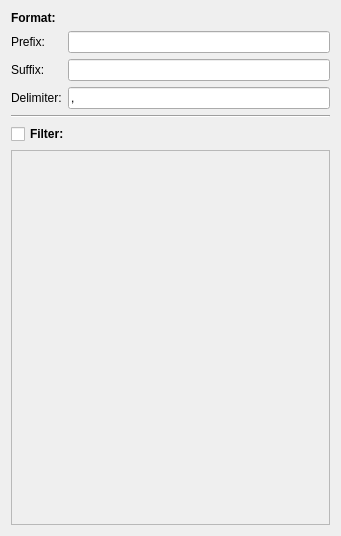
<?xml version="1.0" encoding="UTF-8"?>
<ui version="4.0">
 <class>tab_dataformat</class>
 <widget class="QWidget" name="tab_dataformat">
  <property name="geometry">
   <rect>
    <x>0</x>
    <y>0</y>
    <width>341</width>
    <height>536</height>
   </rect>
  </property>
  <property name="windowTitle">
   <string>Form</string>
  </property>
  <layout class="QFormLayout" name="formLayout">
   <item row="0" column="0" colspan="2">
    <widget class="QLabel" name="label_1">
     <property name="sizePolicy">
      <sizepolicy hsizetype="Preferred" vsizetype="Preferred">
       <horstretch>0</horstretch>
       <verstretch>0</verstretch>
      </sizepolicy>
     </property>
     <property name="font">
      <font>
       <weight>75</weight>
       <bold>true</bold>
      </font>
     </property>
     <property name="text">
      <string>Format:</string>
     </property>
    </widget>
   </item>
   <item row="1" column="0">
    <widget class="QLabel" name="label_2">
     <property name="text">
      <string>Prefix:</string>
     </property>
    </widget>
   </item>
   <item row="1" column="1">
    <widget class="QLineEdit" name="input_prefix">
     <property name="text">
      <string/>
     </property>
    </widget>
   </item>
   <item row="2" column="0">
    <widget class="QLabel" name="label_3">
     <property name="text">
      <string>Suffix:</string>
     </property>
    </widget>
   </item>
   <item row="2" column="1">
    <widget class="QLineEdit" name="input_suffix">
     <property name="text">
      <string/>
     </property>
    </widget>
   </item>
   <item row="3" column="0">
    <widget class="QLabel" name="label_4">
     <property name="text">
      <string>Delimiter:</string>
     </property>
    </widget>
   </item>
   <item row="3" column="1">
    <widget class="QLineEdit" name="input_delimiter">
     <property name="text">
      <string>,</string>
     </property>
    </widget>
   </item>
   <item row="4" column="0" colspan="2">
    <widget class="Line" name="line">
     <property name="orientation">
      <enum>Qt::Horizontal</enum>
     </property>
    </widget>
   </item>
   <item row="5" column="0" colspan="2">
    <widget class="QCheckBox" name="chk_enable_filter">
     <property name="font">
      <font>
       <weight>75</weight>
       <bold>true</bold>
      </font>
     </property>
     <property name="text">
      <string>Filter:</string>
     </property>
     <property name="checked">
      <bool>false</bool>
     </property>
    </widget>
   </item>
   <item row="6" column="0" colspan="2">
    <widget class="QTreeWidget" name="tree_filters">
     <property name="enabled">
      <bool>false</bool>
     </property>
     <property name="styleSheet">
      <string notr="true"/>
     </property>
     <property name="verticalScrollBarPolicy">
      <enum>Qt::ScrollBarAlwaysOff</enum>
     </property>
     <property name="horizontalScrollBarPolicy">
      <enum>Qt::ScrollBarAsNeeded</enum>
     </property>
     <property name="autoScroll">
      <bool>true</bool>
     </property>
     <property name="editTriggers">
      <set>QAbstractItemView::EditKeyPressed</set>
     </property>
     <property name="dragEnabled">
      <bool>false</bool>
     </property>
     <property name="selectionMode">
      <enum>QAbstractItemView::SingleSelection</enum>
     </property>
     <property name="selectionBehavior">
      <enum>QAbstractItemView::SelectRows</enum>
     </property>
     <property name="indentation">
      <number>0</number>
     </property>
     <attribute name="headerVisible">
      <bool>false</bool>
     </attribute>
     <attribute name="headerMinimumSectionSize">
      <number>0</number>
     </attribute>
     <column>
      <property name="text">
       <string notr="true">1</string>
      </property>
     </column>
    </widget>
   </item>
  </layout>
 </widget>
 <resources/>
 <connections/>
</ui>
